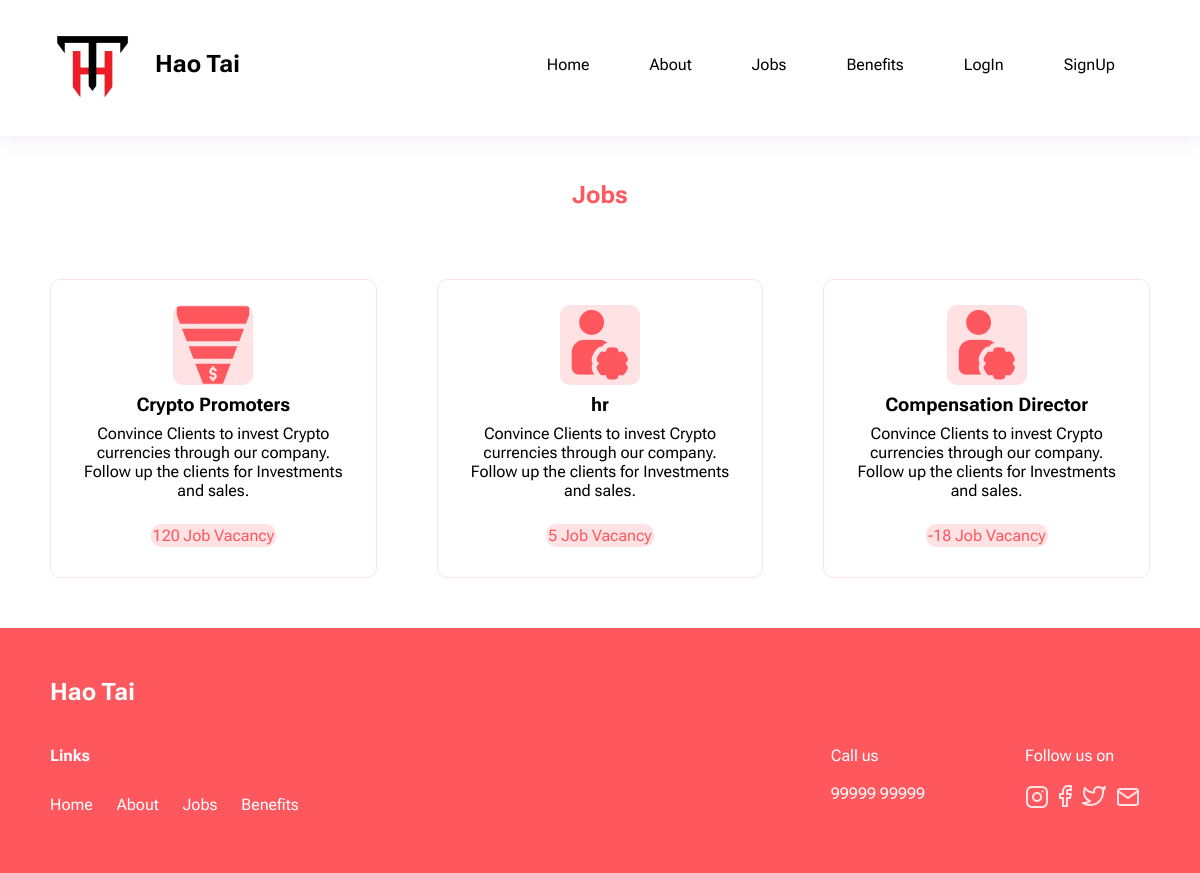
Page /jobss/ on the committed database.
### web/models.py (models this page shows, shortened)
class jobdescrip(models.Model):
    title = models.CharField(max_length = 200)
    description = models.TextField()
    no_of_vacancy = models.IntegerField()
    image = models.ImageField()
    experience = models.TextField()
    documents = models.TextField()
    skill = models.TextField()
    language  = models.TextField()
    salary = models.TextField()
    age = models.TextField()
    Category = models.ForeignKey('categories', on_delete=models.CASCADE)

### web/views.py (the view)
def jobs(request,id=None):
    if id:
         category = get_object_or_404(categories,id=id)
         jobdescrips = jobdescrip.objects.filter(Category = category)
         return render(request,'jobs.html',{'jobdescrips':jobdescrips} )
    else:
        jobdescrips =jobdescrip.objects.all()
        return render(request,'jobs.html',{'jobdescrips':jobdescrips} )

### templates/jobs.html (shortened to what this page needs)
        {%extends 'base.html'%}
        {%load static%}
        {%block style%}
    <link rel="stylesheet" href="{% static  'stylejob.css'%}">
    {%endblock%}
    {%block content%}
    <section class="work">
        <h2>Jobs</h2>
        <div class="job">
            {% for Categories in jobdescrips %}
            <div class="vacancy"><a href="{%url 'jobsingle' Categories.pk %}">
                <div>
                    <img src="{{Categories.image.url}}" alt="">
                </div>
                <div>
                    <h3>{{Categories.title}}
                    </h3>
                    <p>{{Categories.description}}</p>
                <div class="slots">
                {{Categories.no_of_vacancy }} Job Vacancy
                </div>
                </div></a>
            </div>
            {% endfor %}
            </div>
    </section>
    {%endblock%}

### static/stylejob.css (style rules this page uses)
* { padding: 0; margin: 0; }
body { background-color: white; font-family: 'Open Sans', sans-serif; font-family: 'Roboto Flex', sans-serif; }
a { text-decoration: none; color: black; }
.job { display: grid; grid-template-columns: repeat(6, 1fr); padding: 20px; }
.vacancy { grid-column: span 2; border: 1px solid #FFE2E4; padding: 20px; text-align: center; margin: 30px; border-radius: 10px; column-gap: 10px; }
.vacancy img { background-color: #FFE2E4; border-radius: 10px; margin: 5px; }
.vacancy p { margin: 8px; height: 90px; }
.vacancy a { color: black; }
.slots { background-color: #FFE2E4; border-radius: 10px; padding: 2px; margin: 10px auto; width: fit-content; color: #FF575E; }
.work h2 { text-align: center; color: #FF575E; margin: 20px; padding-top: 25px; }

### rows in the picture
jobdescrip: image (picture), title "Crypto Promoters", description "Convince Clients to invest Crypto currencies through our company. Follow up the clients for Investments and sales.", no_of_vacancy "120"
jobdescrip: image (picture), title "hr", description "Convince Clients to invest Crypto currencies through our company. Follow up the clients for Investments and sales.", no_of_vacancy "5"
jobdescrip: image (picture), title "Compensation Director", description "Convince Clients to invest Crypto currencies through our company. Follow up the clients for Investments and sales.", no_of_vacancy "-18"
